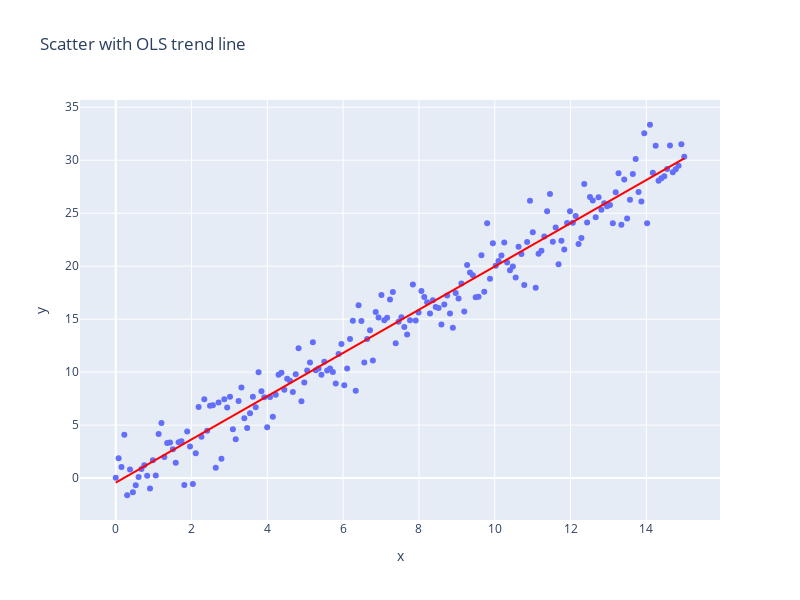

The notebook cell saved with this chart:
### Markdown cell above
4. Change the color of the trend line by using `trendline_color_overrride`

### Code cell
fig = px.scatter(df, x='x', y ='y', 
                 trendline_color_override="red",
                 trendline="ols", 
                 height=600, width=800,
                 title='Scatter with OLS trend line')
fig.show()

### Figure 1 — Plotly figure (JSON) as saved in the notebook; plotly's stock layout.template omitted (floating-point values rounded to 4 significant figures; data arrays with more than 128 entries replaced by an {"elided": "..."} marker saying what was removed)
{"data": [{"hovertemplate": "x=%{x}<br>y=%{y}<extra></extra>", "legendgroup": "", "marker": {"color": "#636efa", "symbol": "circle"}, "mode": "markers", "name": "", "orientation": "v", "showlegend": false, "type": "scatter", "x": {"elided": "200 float values"}, "xaxis": "x", "y": {"elided": "200 float values"}, "yaxis": "y"}, {"hovertemplate": "<b>OLS trendline</b><br>y = 2.03851 * x + -0.415623<br>R<sup>2</sup>=0.958253<br><br>x=%{x}<br>y=%{y} <b>(trend)</b><extra></extra>", "legendgroup": "", "line": {"color": "red"}, "marker": {"color": "#636efa", "symbol": "circle"}, "mode": "lines", "name": "", "showlegend": false, "type": "scatter", "x": {"elided": "200 float values"}, "xaxis": "x", "y": {"elided": "200 float values"}, "yaxis": "y"}], "layout": {"height": 600, "legend": {"tracegroupgap": 0}, "title": {"text": "Scatter with OLS trend line"}, "width": 800, "xaxis": {"anchor": "y", "domain": [0, 1], "title": {"text": "x"}}, "yaxis": {"anchor": "x", "domain": [0, 1], "title": {"text": "y"}}}}
